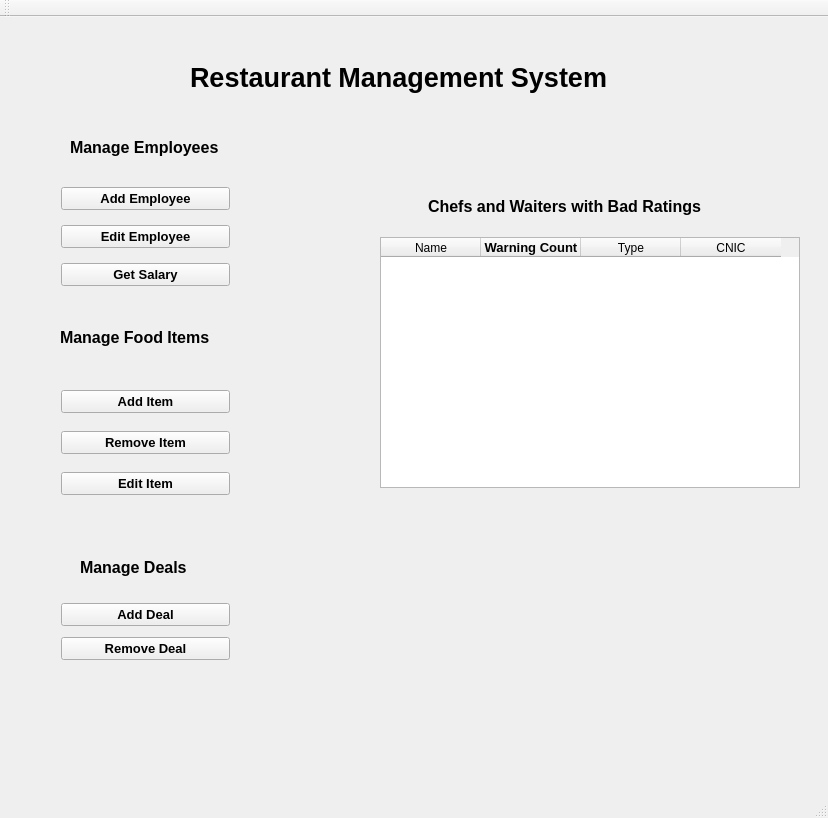
<?xml version="1.0" encoding="UTF-8"?>
<ui version="4.0">
 <class>MainWindow</class>
 <widget class="QMainWindow" name="MainWindow">
  <property name="geometry">
   <rect>
    <x>0</x>
    <y>0</y>
    <width>828</width>
    <height>818</height>
   </rect>
  </property>
  <property name="windowTitle">
   <string>MainWindow</string>
  </property>
  <widget class="QWidget" name="centralWidget">
   <widget class="QLabel" name="label">
    <property name="geometry">
     <rect>
      <x>70</x>
      <y>120</y>
      <width>161</width>
      <height>21</height>
     </rect>
    </property>
    <property name="font">
     <font>
      <pointsize>12</pointsize>
      <weight>75</weight>
      <bold>true</bold>
     </font>
    </property>
    <property name="text">
     <string>Manage Employees</string>
    </property>
   </widget>
   <widget class="QWidget" name="verticalLayoutWidget">
    <property name="geometry">
     <rect>
      <x>50</x>
      <y>150</y>
      <width>191</width>
      <height>141</height>
     </rect>
    </property>
    <layout class="QVBoxLayout" name="verticalLayout">
     <item>
      <widget class="QPushButton" name="addemp">
       <property name="font">
        <font>
         <pointsize>10</pointsize>
         <weight>75</weight>
         <bold>true</bold>
        </font>
       </property>
       <property name="text">
        <string>Add Employee</string>
       </property>
      </widget>
     </item>
     <item>
      <widget class="QPushButton" name="editemp">
       <property name="font">
        <font>
         <pointsize>10</pointsize>
         <weight>75</weight>
         <bold>true</bold>
        </font>
       </property>
       <property name="text">
        <string>Edit Employee</string>
       </property>
      </widget>
     </item>
     <item>
      <widget class="QPushButton" name="getsal">
       <property name="font">
        <font>
         <pointsize>10</pointsize>
         <weight>75</weight>
         <bold>true</bold>
        </font>
       </property>
       <property name="text">
        <string>Get Salary</string>
       </property>
      </widget>
     </item>
    </layout>
   </widget>
   <widget class="QLabel" name="label_2">
    <property name="geometry">
     <rect>
      <x>60</x>
      <y>310</y>
      <width>161</width>
      <height>21</height>
     </rect>
    </property>
    <property name="font">
     <font>
      <pointsize>12</pointsize>
      <weight>75</weight>
      <bold>true</bold>
     </font>
    </property>
    <property name="text">
     <string>Manage Food Items</string>
    </property>
   </widget>
   <widget class="QWidget" name="verticalLayoutWidget_2">
    <property name="geometry">
     <rect>
      <x>50</x>
      <y>350</y>
      <width>191</width>
      <height>151</height>
     </rect>
    </property>
    <layout class="QVBoxLayout" name="verticalLayout_3">
     <item>
      <widget class="QPushButton" name="additem">
       <property name="font">
        <font>
         <pointsize>10</pointsize>
         <weight>75</weight>
         <bold>true</bold>
        </font>
       </property>
       <property name="text">
        <string>Add Item</string>
       </property>
      </widget>
     </item>
     <item>
      <widget class="QPushButton" name="remitem">
       <property name="font">
        <font>
         <pointsize>10</pointsize>
         <weight>75</weight>
         <bold>true</bold>
        </font>
       </property>
       <property name="text">
        <string>Remove Item</string>
       </property>
      </widget>
     </item>
     <item>
      <widget class="QPushButton" name="edititem">
       <property name="font">
        <font>
         <pointsize>10</pointsize>
         <weight>75</weight>
         <bold>true</bold>
        </font>
       </property>
       <property name="text">
        <string>Edit Item</string>
       </property>
      </widget>
     </item>
    </layout>
   </widget>
   <widget class="QLabel" name="label_3">
    <property name="geometry">
     <rect>
      <x>80</x>
      <y>540</y>
      <width>151</width>
      <height>21</height>
     </rect>
    </property>
    <property name="font">
     <font>
      <pointsize>12</pointsize>
      <weight>75</weight>
      <bold>true</bold>
     </font>
    </property>
    <property name="text">
     <string>Manage Deals</string>
    </property>
   </widget>
   <widget class="QWidget" name="verticalLayoutWidget_3">
    <property name="geometry">
     <rect>
      <x>50</x>
      <y>570</y>
      <width>191</width>
      <height>91</height>
     </rect>
    </property>
    <layout class="QVBoxLayout" name="verticalLayout_4">
     <item>
      <widget class="QPushButton" name="adddeal">
       <property name="font">
        <font>
         <pointsize>10</pointsize>
         <weight>75</weight>
         <bold>true</bold>
        </font>
       </property>
       <property name="text">
        <string>Add Deal</string>
       </property>
      </widget>
     </item>
     <item>
      <widget class="QPushButton" name="remdeal">
       <property name="font">
        <font>
         <pointsize>10</pointsize>
         <weight>75</weight>
         <bold>true</bold>
        </font>
       </property>
       <property name="text">
        <string>Remove Deal</string>
       </property>
      </widget>
     </item>
    </layout>
   </widget>
   <widget class="QTableWidget" name="warnlist">
    <property name="geometry">
     <rect>
      <x>380</x>
      <y>220</y>
      <width>420</width>
      <height>251</height>
     </rect>
    </property>
    <column>
     <property name="text">
      <string>Name</string>
     </property>
    </column>
    <column>
     <property name="text">
      <string>Warning Count</string>
     </property>
     <property name="font">
      <font>
       <pointsize>10</pointsize>
       <weight>75</weight>
       <bold>true</bold>
      </font>
     </property>
    </column>
    <column>
     <property name="text">
      <string>Type</string>
     </property>
    </column>
    <column>
     <property name="text">
      <string>CNIC</string>
     </property>
    </column>
   </widget>
   <widget class="QLabel" name="label_4">
    <property name="geometry">
     <rect>
      <x>428</x>
      <y>169</y>
      <width>301</width>
      <height>41</height>
     </rect>
    </property>
    <property name="font">
     <font>
      <pointsize>12</pointsize>
      <weight>75</weight>
      <bold>true</bold>
     </font>
    </property>
    <property name="text">
     <string>Chefs and Waiters with Bad Ratings</string>
    </property>
   </widget>
   <widget class="QLabel" name="label_5">
    <property name="geometry">
     <rect>
      <x>190</x>
      <y>40</y>
      <width>451</width>
      <height>41</height>
     </rect>
    </property>
    <property name="font">
     <font>
      <pointsize>20</pointsize>
      <weight>75</weight>
      <bold>true</bold>
     </font>
    </property>
    <property name="text">
     <string>Restaurant Management System</string>
    </property>
   </widget>
  </widget>
  <widget class="QMenuBar" name="menuBar">
   <property name="geometry">
    <rect>
     <x>0</x>
     <y>0</y>
     <width>828</width>
     <height>21</height>
    </rect>
   </property>
  </widget>
  <widget class="QToolBar" name="mainToolBar">
   <attribute name="toolBarArea">
    <enum>TopToolBarArea</enum>
   </attribute>
   <attribute name="toolBarBreak">
    <bool>false</bool>
   </attribute>
  </widget>
  <widget class="QStatusBar" name="statusBar"/>
 </widget>
 <layoutdefault spacing="6" margin="11"/>
 <resources/>
 <connections/>
</ui>
